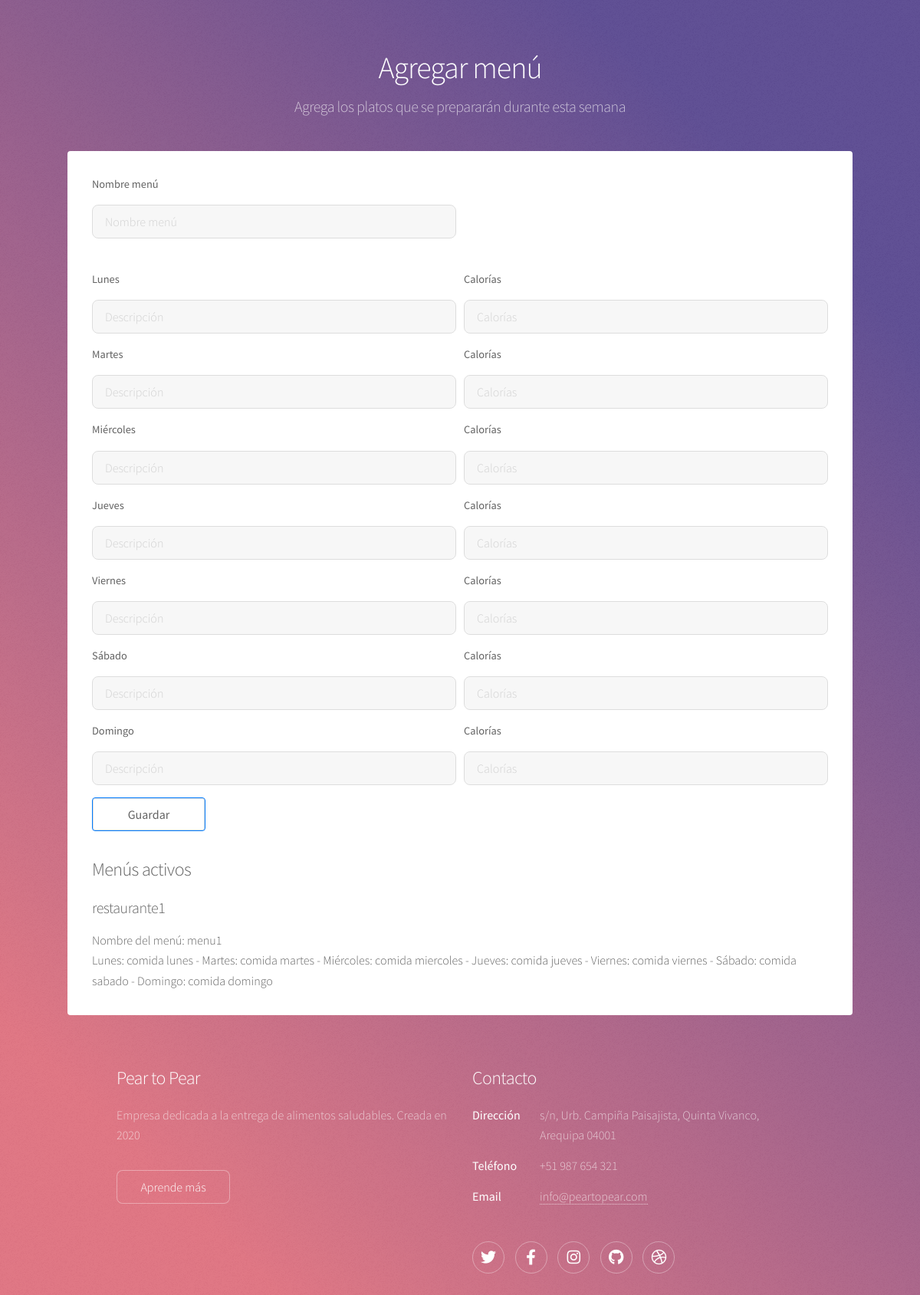
Page /addmenu (signed in) on the committed database.
### app/models.py (models this page shows)
class WeekMenu(models.Model):
	restaurant = models.CharField(max_length=50)
	menu_name = models.CharField(max_length=50)
	monday = models.CharField(max_length=500)
	monday_calories = models.FloatField()
	tuesday = models.CharField(max_length=500)
	tuesday_calories = models.FloatField()
	wednesday = models.CharField(max_length=500)
	wednesday_calories = models.FloatField()
	thursday = models.CharField(max_length=500)
	thursday_calories = models.FloatField()
	friday = models.CharField(max_length=500)
	friday_calories = models.FloatField()
	saturday = models.CharField(max_length=500)
	saturday_calories = models.FloatField()
	sunday = models.CharField(max_length=500)
	sunday_calories = models.FloatField()
	begin_date = models.DateField(default=datetime.date.today)

### app/views.py (the view, shortened to what this page needs)
# urls.py: path('addmenu', login_required(views.AddMenu.as_view()), name='addmenu'),
class AddMenu(View):
	def get(self, request, *args, **kwargs):
		current_user = request.user
		restaurant = Restaurant.objects.get(user=current_user)
		all_menus = WeekMenu.objects.filter(restaurant=restaurant.name)
		return render(request, 'restaurant-menu.html', {'success': None, 'all_menus': all_menus})

### templates/restaurant-menu.html (shortened to what this page needs)
{%load static%}
{% load google_analytics_tags %}
<!DOCTYPE HTML>
<html>
<head>
	<link rel="stylesheet" href="https://stackpath.bootstrapcdn.com/bootstrap/4.1.3/css/bootstrap.min.css"
>
	<link rel="stylesheet" href="{% static 'assets/css/main.css' %}" />
</head>
<body class="is-preload">
	<div id="wrapper">
		<header id="header">
			<h1>Agregar menú</h1>
			<p>Agrega los platos que se prepararán durante esta semana</p>
		</header>
		<div id="main" style="padding: 2em 2em;">
			<form action="addmenu" method="post">
				<div class="form-row">
					<div class="form-group col-md-6">
						<label for="inputNamel4">Nombre menú</label>
						<input type="text" name="name" class="form-control" id="inputEmail4" placeholder="Nombre menú">
					</div>
				</div>
				<br>
				<div class="form-row">
					<div class="form-group col-md-6">
						<label for="inputNamel4">Lunes</label>
						<input type="text" name="monday" class="form-control" id="inputEmail4" placeholder="Descripción">
					</div>
					<div class="form-group col-md-6">
						<label for="inputNamel4">Calorías</label>
						<input type="text" name="monday_calories" class="form-control" id="inputEmail4" placeholder="Calorías">
					</div>
				</div>
				<div class="form-row">
					<div class="form-group col-md-6">
						<label for="inputNamel4">Martes</label>
						<input type="text" name="tuesday" class="form-control" id="inputEmail4" placeholder="Descripción">
					</div>
					<div class="form-group col-md-6">
						<label for="inputNamel4">Calorías</label>
						<input type="text" name="tuesday_calories" class="form-control" id="inputEmail4" placeholder="Calorías">
					</div>
				</div>
				<div class="form-row">
					<div class="form-group col-md-6">
						<label for="inputNamel4">Miércoles</label>
						<input type="text" name="wednesday" class="form-control" id="inputEmail4" placeholder="Descripción">
					</div>
					<div class="form-group col-md-6">
						<label for="inputNamel4">Calorías</label>
						<input type="text" name="wednesday_calories" class="form-control" id="inputEmail4" placeholder="Calorías">
					</div>
				</div>
				<div class="form-row">
					<div class="form-group col-md-6">
						<label for="inputNamel4">Jueves</label>
						<input type="text" name="thursday" class="form-control" id="inputEmail4" placeholder="Descripción">
					</div>
					<div class="form-group col-md-6">
						<label for="inputNamel4">Calorías</label>
						<input type="text" name="thursday_calories" class="form-control" id="inputEmail4" placeholder="Calorías">
					</div>
				</div>
				<div class="form-row">
					<div class="form-group col-md-6">
						<label for="inputNamel4">Viernes</label>
						<input type="text" name="friday" class="form-control" id="inputEmail4" placeholder="Descripción">
					</div>
					<div class="form-group col-md-6">
						<label for="inputNamel4">Calorías</label>
						<input type="text" name="friday_calories" class="form-control" id="inputEmail4" placeholder="Calorías">
					</div>
				</div>
				<div class="form-row">
					<div class="form-group col-md-6">
						<label for="inputNamel4">Sábado</label>
						<input type="text" name="saturday" class="form-control" id="inputEmail4" placeholder="Descripción">
					</div>
					<div class="form-group col-md-6">
						<label for="inputNamel4">Calorías</label>
						<input type="text" name="saturday_calories" class="form-control" id="inputEmail4" placeholder="Calorías">
					</div>
				</div>
				<div class="form-row">
					<div class="form-group col-md-6">
						<label for="inputNamel4">Domingo</label>
						<input type="text" name="sunday" class="form-control" id="inputEmail4" placeholder="Descripción">
					</div>
					<div class="form-group col-md-6">
						<label for="inputNamel4">Calorías</label>
						<input type="text" name="sunday_calories" class="form-control" id="inputEmail4" placeholder="Calorías">
					</div>
				</div>
				<button type="submit" class="btn btn-primary">Guardar</button>
			</form>
			<h2> Menús activos</h2>
			{% for menu in all_menus %}
			<h3>{{menu.restaurant}}</h3>
			Nombre del menú: {{menu.menu_name}}<br>
			Lunes: {{menu.monday}} - Martes: {{menu.tuesday}} - Miércoles: {{menu.wednesday}} -
			Jueves: {{menu.thursday}} - Viernes: {{menu.friday}} - Sábado: {{menu.saturday}} -
			Domingo: {{menu.sunday}}
			{% endfor %}
		</div>
		<footer id="footer">
			<section>
				<h2>Pear to Pear</h2>
				<p>Empresa dedicada a la entrega de alimentos saludables. Creada en 2020</p>
				<ul class="actions">
					<li><a href="#" class="button">Aprende más</a></li>
				</ul>
			</section>
			<section>
				<h2>Contacto</h2>
				<dl class="alt">
					<dt>Dirección</dt>
					<dd>s/n, Urb. Campiña Paisajista, Quinta Vivanco, Arequipa 04001</dd>
					<dt>Teléfono</dt>
					<dd>+51 987 654 321</dd>
					<dt>Email</dt>
					<dd><a href="#">info@peartopear.com</a></dd>
				</dl>
				<ul class="icons">
					<li><a href="#" class="icon brands fa-twitter alt"><span class="label">Twitter</span></a></li>
					<li><a href="#" class="icon brands fa-facebook-f alt"><span class="label">Facebook</span></a></li>
					<li><a href="#" class="icon brands fa-instagram alt"><span class="label">Instagram</span></a></li>
					<li><a href="#" class="icon brands fa-github alt"><span class="label">GitHub</span></a></li>
					<li><a href="#" class="icon brands fa-dribbble alt"><span class="label">Dribbble</span></a></li>
				</ul>
			</section>
		</footer>
	</div>
</body>
</html>

### rows in the picture
WeekMenu: restaurant "restaurante1", menu_name "menu1", monday "comida lunes", tuesday "comida martes", wednesday "comida miercoles", thursday "comida jueves", friday "comida viernes", saturday "comida sabado", sunday "comida domingo"
